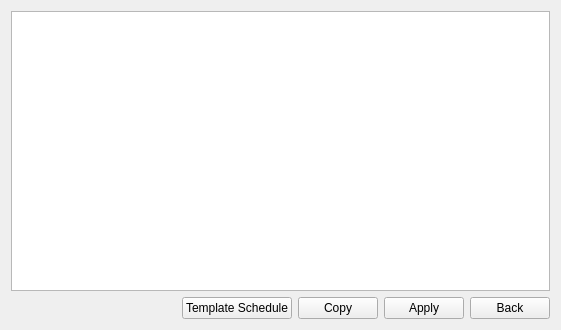
<?xml version="1.0" encoding="UTF-8"?>
<ui version="4.0">
 <class>ImagePageDayNight</class>
 <widget class="QWidget" name="ImagePageDayNight">
  <property name="geometry">
   <rect>
    <x>0</x>
    <y>0</y>
    <width>561</width>
    <height>330</height>
   </rect>
  </property>
  <property name="windowTitle">
   <string>Form</string>
  </property>
  <layout class="QVBoxLayout" name="verticalLayout">
   <item>
    <widget class="TableView" name="tableView"/>
   </item>
   <item>
    <layout class="QHBoxLayout" name="horizontalLayout">
     <item>
      <widget class="WidgetMessage" name="widgetMessage" native="true"/>
     </item>
     <item>
      <spacer name="horizontalSpacer">
       <property name="orientation">
        <enum>Qt::Horizontal</enum>
       </property>
       <property name="sizeHint" stdset="0">
        <size>
         <width>40</width>
         <height>20</height>
        </size>
       </property>
      </spacer>
     </item>
     <item>
      <widget class="MyPushButton" name="pushButtonTemplateSchedule">
       <property name="text">
        <string>Template Schedule</string>
       </property>
      </widget>
     </item>
     <item>
      <widget class="MyPushButton" name="pushButton_copy">
       <property name="text">
        <string>Copy</string>
       </property>
      </widget>
     </item>
     <item>
      <widget class="MyPushButton" name="pushButton_apply">
       <property name="text">
        <string>Apply</string>
       </property>
      </widget>
     </item>
     <item>
      <widget class="MyPushButton" name="pushButton_back">
       <property name="text">
        <string>Back</string>
       </property>
      </widget>
     </item>
    </layout>
   </item>
  </layout>
 </widget>
 <customwidgets>
  <customwidget>
   <class>MyPushButton</class>
   <extends>QPushButton</extends>
   <header>mypushbutton.h</header>
  </customwidget>
  <customwidget>
   <class>WidgetMessage</class>
   <extends>QWidget</extends>
   <header>widgetmessage.h</header>
   <container>1</container>
  </customwidget>
  <customwidget>
   <class>TableView</class>
   <extends>QTableView</extends>
   <header>tableview.h</header>
  </customwidget>
 </customwidgets>
 <resources/>
 <connections/>
</ui>
